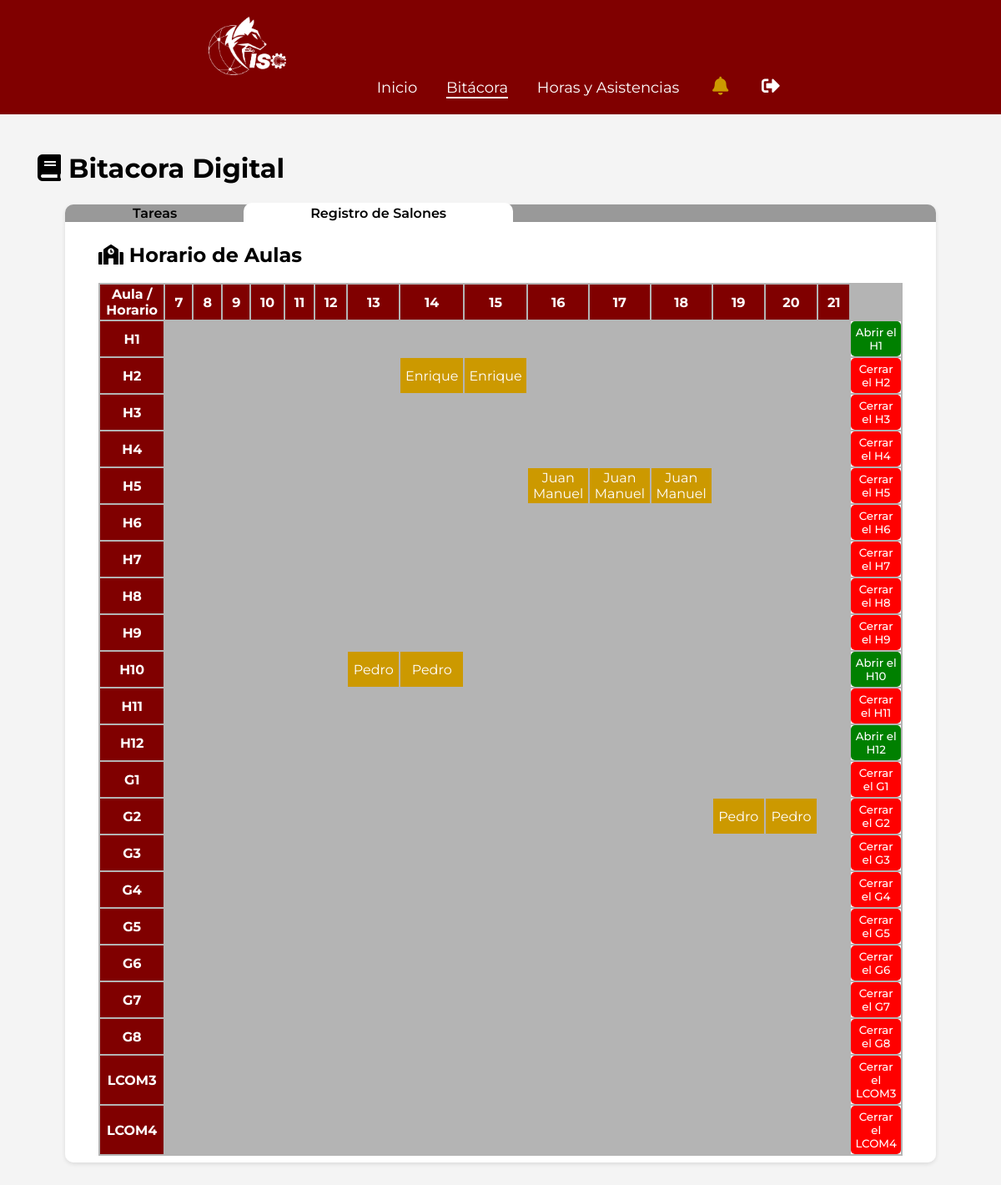
/bitacorah.php (signed in), run on the app's committed database.
### tables this page shows
CREATE TABLE `aulas` (
  `id_aula` int(5) NOT NULL,
  `aula` varchar(5) DEFAULT NULL,
  `tipo` varchar(50) DEFAULT NULL,
  `estado` varchar(255) DEFAULT NULL
);

CREATE TABLE `lunes` (
  `id` int(5) NOT NULL,
  `aula` int(5) DEFAULT NULL,
  `maestro` int(5) DEFAULT NULL,
  `clima` varchar(255) DEFAULT NULL,
  `hora` int(11) DEFAULT NULL
);

CREATE TABLE `docentes` (
  `id_docente` int(5) NOT NULL,
  `nombres` varchar(255) DEFAULT NULL,
  `apellidos` varchar(255) DEFAULT NULL,
  `jefatura` varchar(255) DEFAULT NULL
);

### bitacorah.php (the view, shortened to what this page needs)
<!DOCTYPE html>
<html lang="es">
<head>
    <link rel="stylesheet" type="text/css" href="admin_panel.css">
    <link rel="stylesheet" href="https://cdnjs.cloudflare.com/ajax/libs/font-awesome/5.15.4/css/all.min.css"/>
</head>
<body>
    <header class="admin-header">
        <div class="logo-nav">
            <img src="img/Fondo.png" alt="">
        </div>
        <nav class="admin-nav">
            <ul>
                <li><a href="admin_panel.php">Inicio</a></li>
                <li><a href="bitacorat.php" class="selected">Bitácora</a></li>
                <li><a href="horas_asistencias.php">Horas y Asistencias</a></li>
                <li><a href="" class="noti"><i class="fas fa-bell"></i></a></li>
                <li><a href="salir.php" class="salir"><i class="fas fa-sign-out-alt"></i></a></li>
            </ul>
        </nav>
    </header>
    <main class="admin-main">
        <section class="dashboard-overview">
            <h2 class="tt_paginas"><i class="fas fa-book"></i> Bitacora Digital</h2>
            <br>
            <div class="dashboard-widgets">
                <div class="widget-tt">
                    <a href="bitacorat.php">Tareas</a><a href="bitacorah.php"  class="position">Registro de Salones</a>
                </div>
                <div class="widget">
                    <h1><i class="fas fa-school"></i> Horario de Aulas</h1>
                    <br>
                    <table class="tabla_horarios">
                        <?php date_default_timezone_set('America/Mexico_City');
                            $dia_semana_ingles = array(
                                'Monday' => 'lunes',
                                'Tuesday' => 'martes',
                                'Wednesday' => 'miercoles',
                                'Thursday' => 'jueves',
                                'Friday' => 'viernes',
                                'Saturday' => 'sabado',
                                'Sunday' => 'domingo'
                            );
                            $dia_semana = $dia_semana_ingles[date("l")];
                            ?>
                        <tr>
                            <th class="table_tt">Aula / Horario</th>
                            <?php for ($i=6; $i<21; $i++){?>
                            <th class="table_tt"><?php echo $i + 1; ?></th>
                            <?php }?>
                        </tr>
                        <?php require "admin/conexion.php";
                            $todos_datos = "SELECT * FROM aulas ORDER BY id_aula ASC";
                            $resultado_aulas = mysqli_query($conectar, $todos_datos);
                            while ($fila_aula = mysqli_fetch_assoc($resultado_aulas)) {
                                ?>
                                <tr>
                                    <td class="table_tt"><?php echo $fila_aula['aula']; ?></td>
                                    <?php
                                        for ($i = 6; $i < 21; $i++) {
                                            if ($dia_semana == "domingo" || $dia_semana == "sabado") {
                                                echo "<td></td>";
                                            } else {
                                                $hora = $i + 1;
                                                $aula = $fila_aula['id_aula'];
                                                $todos_maestros = "SELECT * FROM $dia_semana
                                                INNER JOIN docentes ON $dia_semana.maestro = docentes.id_docente
                                                WHERE hora = $hora AND aula = $aula";
                                                $resultado_maestros = mysqli_query($conectar, $todos_maestros);
                                            }
                                            if ($resultado_maestros && $fila_horario = mysqli_fetch_assoc($resultado_maestros)) { ?>
                                                <td class="seleccion"> <?php echo $fila_horario["nombres"] ?></td>
                                            <?php  } else {
                                                echo "<td></td>";
                                            }
                                        }
                                        ?>
                                        <td class="funcion">
                                            <?php
                                            $aula_c = $fila_aula["aula"];
                                            $todos_actualizar = "SELECT * FROM aulas WHERE aula = '$aula_c'";
                                            $resultado_actualizar = mysqli_query($conectar, $todos_actualizar);
                                            $fila_actualizar = mysqli_fetch_assoc($resultado_actualizar);
                                            $estado = $fila_actualizar["estado"];
                                            if ($estado == "abierto" || $estado == ""){
                                            ?>
                                                <form action="actualizar_estado.php" method="post" class="abierto">
                                                    <button type="submit">Cerrar el <?php echo $fila_actualizar["aula"]?></button>
                                                </form>
                                            <?php } else {?>
                                                <form action="actualizar_estado.php " class="cerrado">
                                                    <button type="submit">Abrir el <?php echo $fila_actualizar["aula"] ?></button>
                                                </form>
                                            <?php }?>
                                        </td>
                                </tr>
                            <?php
                            } ?>
                    </table>
                </div>
            </div>
        </section>
    </main>
</body>
</html>

### admin_panel.css (style rules this page uses)
* { margin: 0; padding: 0; box-sizing: border-box; font-family: 'Montserrat', sans-serif; }
:root { --color1: #800000; --color2: #c90; --color3: #999999; }
body { background-color: #f4f4f4; }
.admin-header { background-color: var(--color1); color: #fff; padding: 20px; text-align: center; }
.admin-nav { width: 700px; display: inline-block; vertical-align: middle; text-align: right; font-size: 18px; }
.noti { margin: 5px; font-size: 22px; }
.salir { font-size: 22px; }
.admin-nav ul { list-style-type: none; padding: 0; }
.logo-nav { vertical-align: middle; text-align: left; height: 70px; width: 700px; display: inline-block; }
.logo-nav img { height: 100%; }
.admin-nav ul li { display: inline; margin: 0 15px; }
.admin-nav ul li a { color: #fff; text-decoration: none; }
.admin-main { padding: 20px; }
.dashboard-overview { margin-top: 20px; }
.widget { background-color: #fff; padding: 25px 40px; margin: auto; border-radius: 0 0 10px 10px; box-shadow: 0 2px 5px rgba(0, 0, 0, 0.1); max-width: 90%; overflow: auto; height: 60vh; }
.widget-tt { background-color: #999999; border-radius: 10px 10px 0 0; padding: 1px; margin: auto; box-shadow: 0 2px 5px rgba(0, 0, 0, 0.1); max-width: 90%; }
.widget-tt a { border-radius: 10px 10px 0 0; padding: 3px 80px; text-decoration: none; color: black; font-weight: 600; }
.position { background-color: #fff; }
.tt_paginas { padding: 5px 25px; font-size: 32px; }
.funcion { background-color: white; }
.selected { border-bottom: #fff 2px solid; }
.widget button { color: white; background-color: var(--color2); padding: 5px; border: none; border-radius: 5px; }
.noti i { color: #c90; }
.seleccion { background-color: var(--color2); color: white; }
.table_tt { background-color: var(--color1); color: white; width: 140px; font-weight: bold; text-align: center; padding: 2px; }
.tabla_horarios { background-color: rgb(180, 180, 180); text-align: center; }
.abierto button { background-color: red; color: white; border: none; font-weight: 500; }
.cerrado button { background-color: green; color: white; border: none; font-weight: 500; }

### data on the page
aulas: aula "H1"
aulas: aula "H2"
lunes: maestro.nombres "Enrique"
lunes: maestro.nombres "Enrique"
aulas: aula "H3"
aulas: aula "H4"
aulas: aula "H5"
lunes: maestro.nombres "Juan Manuel"
lunes: maestro.nombres "Juan Manuel"
lunes: maestro.nombres "Juan Manuel"
aulas: aula "H6"
aulas: aula "H7"
aulas: aula "H8"
aulas: aula "H9"
aulas: aula "H10"
lunes: maestro.nombres "Pedro"
lunes: maestro.nombres "Pedro"
aulas: aula "H11"
aulas: aula "H12"
aulas: aula "G1"
aulas: aula "G2"
lunes: maestro.nombres "Pedro"
lunes: maestro.nombres "Pedro"
aulas: aula "G3"
aulas: aula "G4"
aulas: aula "G5"
aulas: aula "G6"
aulas: aula "G7"
aulas: aula "G8"
aulas: aula "LCOM3"
aulas: aula "LCOM4"
